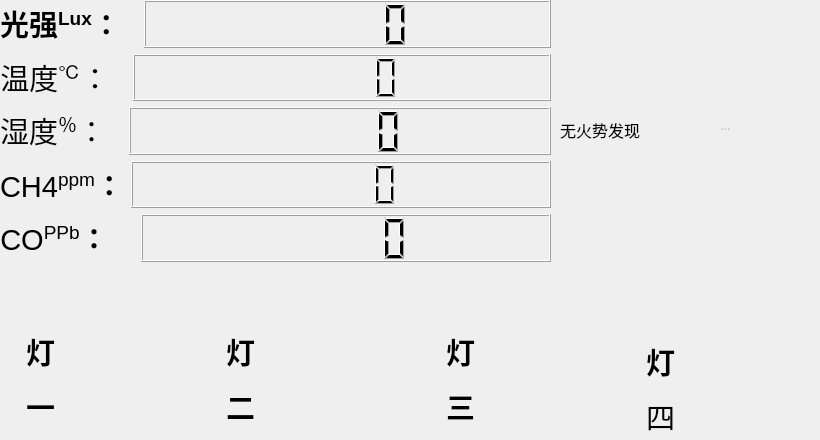
    <widget class="QWidget" name="MainWidget">
     <widget class="QLabel" name="label_fire">
      <property name="geometry">
       <rect>
        <x>560</x>
        <y>100</y>
        <width>141</width>
        <height>61</height>
       </rect>
      </property>
      <property name="sizePolicy">
       <sizepolicy hsizetype="Preferred" vsizetype="Preferred">
        <horstretch>0</horstretch>
        <verstretch>0</verstretch>
       </sizepolicy>
      </property>
      <property name="font">
       <font>
        <family>Segoe Script</family>
        <pointsize>12</pointsize>
       </font>
      </property>
      <property name="toolTip">
       <string>&lt;!DOCTYPE HTML PUBLIC &quot;-//W3C//DTD HTML 4.0//EN&quot; &quot;http://www.w3.org/TR/REC-html40/strict.dtd&quot;&gt;
&lt;html&gt;&lt;head&gt;&lt;meta name=&quot;qrichtext&quot; content=&quot;1&quot; /&gt;&lt;style type=&quot;text/css&quot;&gt;
p, li { white-space: pre-wrap; }
&lt;/style&gt;&lt;/head&gt;&lt;body style=&quot; font-family:'MS Shell Dlg 2'; font-size:8pt; font-weight:400; font-style:normal;&quot;&gt;
&lt;p style=&quot; margin-top:0px; margin-bottom:0px; margin-left:0px; margin-right:0px; -qt-block-indent:0; text-indent:0px;&quot;&gt;&lt;span style=&quot; color:#ffcd8b; background-color:#404040;&quot;&gt;By TCM&lt;/span&gt;&lt;/p&gt;&lt;/body&gt;&lt;/html&gt;</string>
      </property>
      <property name="text">
       <string>无火势发现</string>
      </property>
      <property name="textFormat">
       <enum>Qt::RichText</enum>
      </property>
      <property name="openExternalLinks">
       <bool>true</bool>
      </property>
     </widget>
     <widget class="QToolButton" name="toolButton_fire">
      <property name="enabled">
       <bool>false</bool>
      </property>
      <property name="geometry">
       <rect>
        <x>670</x>
        <y>70</y>
        <width>111</width>
        <height>111</height>
       </rect>
      </property>
      <property name="styleSheet">
       <string notr="true">border-image:url(:/images/jinbao副本.png);
border: (1px groove gray; border-radius: 5px; background-color: rgba(255, 193, 245, 0%);)</string>
      </property>
      <property name="text">
       <string>...</string>
      </property>
      <property name="toolButtonStyle">
       <enum>Qt::ToolButtonIconOnly</enum>
      </property>
     </widget>
     <widget class="QToolButton" name="toolButton_fire2">
      <property name="enabled">
       <bool>false</bool>
      </property>
      <property name="geometry">
       <rect>
        <x>660</x>
        <y>60</y>
        <width>131</width>
        <height>131</height>
       </rect>
      </property>
      <property name="styleSheet">
       <string notr="true">border-image:url(:/images/防火副本.png);
border: (1px groove gray; border-radius: 5px; background-color: rgba(255, 193, 245, 0%);)</string>
      </property>
      <property name="text">
       <string>...</string>
      </property>
      <property name="toolButtonStyle">
       <enum>Qt::ToolButtonIconOnly</enum>
      </property>
     </widget>
     <widget class="QLabel" name="Lux_Label_2">
      <property name="geometry">
       <rect>
        <x>0</x>
        <y>330</y>
        <width>81</width>
        <height>91</height>
       </rect>
      </property>
      <property name="sizePolicy">
       <sizepolicy hsizetype="Maximum" vsizetype="Preferred">
        <horstretch>0</horstretch>
        <verstretch>0</verstretch>
       </sizepolicy>
      </property>
      <property name="font">
       <font>
        <family>MS UI Gothic</family>
        <underline>false</underline>
       </font>
      </property>
      <property name="text">
       <string>&lt;html&gt;&lt;head/&gt;&lt;body&gt;&lt;p align=&quot;center&quot;&gt;&lt;span style=&quot; font-size:22pt; font-weight:600;&quot;&gt;灯&lt;/span&gt;&lt;/p&gt;&lt;p align=&quot;center&quot;&gt;&lt;span style=&quot; font-size:22pt; font-weight:600;&quot;&gt;一&lt;/span&gt;&lt;/p&gt;&lt;/body&gt;&lt;/html&gt;</string>
      </property>
     </widget>
     <widget class="QPushButton" name="pushButton_light_fire">
      <property name="geometry">
       <rect>
        <x>80</x>
        <y>310</y>
        <width>131</width>
        <height>121</height>
       </rect>
      </property>
      <property name="styleSheet">
       <string notr="true">background-image:url(:/images/08269450168fad5206c副本.png)</string>
      </property>
      <property name="locale">
       <locale language="English" country="UnitedStatesMinorOutlyingIslands"/>
      </property>
      <property name="text">
       <string/>
      </property>
      <property name="flat">
       <bool>true</bool>
      </property>
     </widget>
     <widget class="QWidget" name="layoutWidget">
      <property name="geometry">
       <rect>
        <x>0</x>
        <y>0</y>
        <width>551</width>
        <height>262</height>
       </rect>
      </property>
      <layout class="QVBoxLayout" name="verticalLayout_2">
       <item>
        <layout class="QHBoxLayout" name="horizontalLayout_3">
         <item>
          <widget class="QLabel" name="Lux_Label">
           <property name="sizePolicy">
            <sizepolicy hsizetype="Maximum" vsizetype="Preferred">
             <horstretch>0</horstretch>
             <verstretch>0</verstretch>
            </sizepolicy>
           </property>
           <property name="font">
            <font>
             <family>MS UI Gothic</family>
             <underline>false</underline>
            </font>
           </property>
           <property name="text">
            <string>&lt;html&gt;&lt;head/&gt;&lt;body&gt;&lt;p align=&quot;center&quot;&gt;&lt;span style=&quot; font-size:22pt; font-weight:600;&quot;&gt;光强&lt;/span&gt;&lt;span style=&quot; font-size:22pt; font-weight:600; vertical-align:super;&quot;&gt;Lux&lt;/span&gt;&lt;span style=&quot; font-size:22pt; font-weight:600;&quot;&gt;：&lt;/span&gt;&lt;/p&gt;&lt;/body&gt;&lt;/html&gt;</string>
           </property>
          </widget>
         </item>
         <item>
          <spacer name="horizontalSpacer">
           <property name="orientation">
            <enum>Qt::Horizontal</enum>
           </property>
           <property name="sizeType">
            <enum>QSizePolicy::Ignored</enum>
           </property>
           <property name="sizeHint" stdset="0">
            <size>
             <width>17</width>
             <height>13</height>
            </size>
           </property>
          </spacer>
         </item>
         <item>
          <widget class="QLCDNumber" name="Lux_lcdNumber">
           <property name="sizePolicy">
            <sizepolicy hsizetype="MinimumExpanding" vsizetype="Minimum">
             <horstretch>0</horstretch>
             <verstretch>0</verstretch>
            </sizepolicy>
           </property>
          </widget>
         </item>
        </layout>
       </item>
       <item>
        <layout class="QHBoxLayout" name="horizontalLayout_6">
         <item>
          <widget class="QLabel" name="label_15">
           <property name="sizePolicy">
            <sizepolicy hsizetype="Maximum" vsizetype="Maximum">
             <horstretch>0</horstretch>
             <verstretch>0</verstretch>
            </sizepolicy>
           </property>
           <property name="font">
            <font>
             <pointsize>22</pointsize>
             <weight>75</weight>
             <bold>true</bold>
            </font>
           </property>
           <property name="text">
            <string>&lt;html&gt;&lt;head/&gt;&lt;body&gt;&lt;p align=&quot;center&quot;&gt;&lt;span style=&quot; font-weight:400;&quot;&gt;温度&lt;/span&gt;&lt;span style=&quot; font-weight:400; vertical-align:super;&quot;&gt;℃&lt;/span&gt;&lt;span style=&quot; font-weight:400;&quot;&gt;：&lt;/span&gt;&lt;/p&gt;&lt;/body&gt;&lt;/html&gt;</string>
           </property>
          </widget>
         </item>
         <item>
          <spacer name="horizontalSpacer_2">
           <property name="orientation">
            <enum>Qt::Horizontal</enum>
           </property>
           <property name="sizeType">
            <enum>QSizePolicy::Fixed</enum>
           </property>
           <property name="sizeHint" stdset="0">
            <size>
             <width>17</width>
             <height>13</height>
            </size>
           </property>
          </spacer>
         </item>
         <item>
          <widget class="QLCDNumber" name="lcdNumber_Temp"/>
         </item>
        </layout>
       </item>
       <item>
        <layout class="QHBoxLayout" name="horizontalLayout_7">
         <item>
          <widget class="QLabel" name="label_16">
           <property name="sizePolicy">
            <sizepolicy hsizetype="Maximum" vsizetype="Preferred">
             <horstretch>0</horstretch>
             <verstretch>0</verstretch>
            </sizepolicy>
           </property>
           <property name="font">
            <font>
             <pointsize>22</pointsize>
             <weight>75</weight>
             <bold>true</bold>
            </font>
           </property>
           <property name="text">
            <string>&lt;html&gt;&lt;head/&gt;&lt;body&gt;&lt;p align=&quot;center&quot;&gt;&lt;span style=&quot; font-weight:400;&quot;&gt;湿度&lt;/span&gt;&lt;span style=&quot; font-weight:400; vertical-align:super;&quot;&gt;％&lt;/span&gt;&lt;span style=&quot; font-weight:400;&quot;&gt;：&lt;/span&gt;&lt;/p&gt;&lt;/body&gt;&lt;/html&gt;</string>
           </property>
          </widget>
         </item>
         <item>
          <spacer name="horizontalSpacer_3">
           <property name="orientation">
            <enum>Qt::Horizontal</enum>
           </property>
           <property name="sizeType">
            <enum>QSizePolicy::Fixed</enum>
           </property>
           <property name="sizeHint" stdset="0">
            <size>
             <width>17</width>
             <height>13</height>
            </size>
           </property>
          </spacer>
         </item>
         <item>
          <widget class="QLCDNumber" name="lcdNumber_Humidity">
           <property name="sizePolicy">
            <sizepolicy hsizetype="Preferred" vsizetype="Minimum">
             <horstretch>0</horstretch>
             <verstretch>0</verstretch>
            </sizepolicy>
           </property>
          </widget>
         </item>
        </layout>
       </item>
       <item>
        <layout class="QHBoxLayout" name="horizontalLayout_8">
         <item>
          <widget class="QLabel" name="label_17">
           <property name="sizePolicy">
            <sizepolicy hsizetype="Maximum" vsizetype="Preferred">
             <horstretch>0</horstretch>
             <verstretch>0</verstretch>
            </sizepolicy>
           </property>
           <property name="font">
            <font>
             <pointsize>22</pointsize>
             <weight>75</weight>
             <bold>true</bold>
            </font>
           </property>
           <property name="text">
            <string>&lt;html&gt;&lt;head/&gt;&lt;body&gt;&lt;p align=&quot;center&quot;&gt;&lt;span style=&quot; font-weight:400;&quot;&gt;CH4&lt;/span&gt;&lt;span style=&quot; font-weight:400; vertical-align:super;&quot;&gt;ppm&lt;/span&gt;：&lt;/p&gt;&lt;/body&gt;&lt;/html&gt;</string>
           </property>
          </widget>
         </item>
         <item>
          <spacer name="horizontalSpacer_4">
           <property name="orientation">
            <enum>Qt::Horizontal</enum>
           </property>
           <property name="sizeType">
            <enum>QSizePolicy::Fixed</enum>
           </property>
           <property name="sizeHint" stdset="0">
            <size>
             <width>1</width>
             <height>13</height>
            </size>
           </property>
          </spacer>
         </item>
         <item>
          <widget class="QLCDNumber" name="lcdNumber_MQ2"/>
         </item>
        </layout>
       </item>
       <item>
        <layout class="QHBoxLayout" name="horizontalLayout_9">
         <item>
          <widget class="QLabel" name="label_18">
           <property name="sizePolicy">
            <sizepolicy hsizetype="Maximum" vsizetype="Preferred">
             <horstretch>0</horstretch>
             <verstretch>0</verstretch>
            </sizepolicy>
           </property>
           <property name="font">
            <font>
             <pointsize>22</pointsize>
             <weight>75</weight>
             <bold>true</bold>
            </font>
           </property>
           <property name="text">
            <string>&lt;html&gt;&lt;head/&gt;&lt;body&gt;&lt;p align=&quot;center&quot;&gt;&lt;span style=&quot; font-weight:400;&quot;&gt;CO&lt;/span&gt;&lt;span style=&quot; font-weight:400; vertical-align:super;&quot;&gt;PPb&lt;/span&gt;：&lt;/p&gt;&lt;/body&gt;&lt;/html&gt;</string>
           </property>
          </widget>
         </item>
         <item>
          <spacer name="horizontalSpacer_5">
           <property name="orientation">
            <enum>Qt::Horizontal</enum>
           </property>
           <property name="sizeType">
            <enum>QSizePolicy::Fixed</enum>
           </property>
           <property name="sizeHint" stdset="0">
            <size>
             <width>26</width>
             <height>13</height>
            </size>
           </property>
          </spacer>
         </item>
         <item>
          <widget class="QLCDNumber" name="lcdNumber_MQ7"/>
         </item>
        </layout>
       </item>
      </layout>
     </widget>
     <widget class="QPushButton" name="pushButton_light_fire_2">
      <property name="geometry">
       <rect>
        <x>80</x>
        <y>310</y>
        <width>131</width>
        <height>121</height>
       </rect>
      </property>
      <property name="styleSheet">
       <string notr="true">background-image:url(:/images/08269450168fad5206c222副本.png)</string>
      </property>
      <property name="locale">
       <locale language="English" country="UnitedStatesMinorOutlyingIslands"/>
      </property>
      <property name="text">
       <string/>
      </property>
      <property name="flat">
       <bool>true</bool>
      </property>
     </widget>
     <widget class="QPushButton" name="pushButton_light_fire_3">
      <property name="geometry">
       <rect>
        <x>280</x>
        <y>310</y>
        <width>131</width>
        <height>121</height>
       </rect>
      </property>
      <property name="styleSheet">
       <string notr="true">background-image:url(:/images/08269450168fad5206c222副本.png)</string>
      </property>
      <property name="locale">
       <locale language="English" country="UnitedStatesMinorOutlyingIslands"/>
      </property>
      <property name="text">
       <string/>
      </property>
      <property name="flat">
       <bool>true</bool>
      </property>
     </widget>
     <widget class="QLabel" name="Lux_Label_3">
      <property name="geometry">
       <rect>
        <x>200</x>
        <y>330</y>
        <width>81</width>
        <height>91</height>
       </rect>
      </property>
      <property name="sizePolicy">
       <sizepolicy hsizetype="Maximum" vsizetype="Preferred">
        <horstretch>0</horstretch>
        <verstretch>0</verstretch>
       </sizepolicy>
      </property>
      <property name="font">
       <font>
        <family>MS UI Gothic</family>
        <underline>false</underline>
       </font>
      </property>
      <property name="text">
       <string>&lt;html&gt;&lt;head/&gt;&lt;body&gt;&lt;p align=&quot;center&quot;&gt;&lt;span style=&quot; font-size:22pt; font-weight:600;&quot;&gt;灯&lt;/span&gt;&lt;/p&gt;&lt;p align=&quot;center&quot;&gt;&lt;span style=&quot; font-size:22pt; font-weight:600;&quot;&gt;二&lt;/span&gt;&lt;/p&gt;&lt;/body&gt;&lt;/html&gt;</string>
      </property>
     </widget>
     <widget class="QPushButton" name="pushButton_light_fire_4">
      <property name="geometry">
       <rect>
        <x>280</x>
        <y>310</y>
        <width>131</width>
        <height>121</height>
       </rect>
      </property>
      <property name="styleSheet">
       <string notr="true">background-image:url(:/images/08269450168fad5206c副本.png)</string>
      </property>
      <property name="locale">
       <locale language="English" country="UnitedStatesMinorOutlyingIslands"/>
      </property>
      <property name="text">
       <string/>
      </property>
      <property name="flat">
       <bool>true</bool>
      </property>
     </widget>
     <widget class="QPushButton" name="pushButton_light_fire_5">
      <property name="geometry">
       <rect>
        <x>500</x>
        <y>310</y>
        <width>131</width>
        <height>121</height>
       </rect>
      </property>
      <property name="styleSheet">
       <string notr="true">background-image:url(:/images/08269450168fad5206c222副本.png)</string>
      </property>
      <property name="locale">
       <locale language="English" country="UnitedStatesMinorOutlyingIslands"/>
      </property>
      <property name="text">
       <string/>
      </property>
      <property name="flat">
       <bool>true</bool>
      </property>
     </widget>
     <widget class="QLabel" name="Lux_Label_4">
      <property name="geometry">
       <rect>
        <x>420</x>
        <y>330</y>
        <width>81</width>
        <height>91</height>
       </rect>
      </property>
      <property name="sizePolicy">
       <sizepolicy hsizetype="Maximum" vsizetype="Preferred">
        <horstretch>0</horstretch>
        <verstretch>0</verstretch>
       </sizepolicy>
      </property>
      <property name="font">
       <font>
        <family>MS UI Gothic</family>
        <underline>false</underline>
       </font>
      </property>
      <property name="text">
       <string>&lt;html&gt;&lt;head/&gt;&lt;body&gt;&lt;p align=&quot;center&quot;&gt;&lt;span style=&quot; font-size:22pt; font-weight:600;&quot;&gt;灯&lt;/span&gt;&lt;/p&gt;&lt;p align=&quot;center&quot;&gt;&lt;span style=&quot; font-size:22pt; font-weight:600;&quot;&gt;三&lt;/span&gt;&lt;/p&gt;&lt;/body&gt;&lt;/html&gt;</string>
      </property>
     </widget>
     <widget class="QPushButton" name="pushButton_light_fire_6">
      <property name="geometry">
       <rect>
        <x>500</x>
        <y>310</y>
        <width>131</width>
        <height>121</height>
       </rect>
      </property>
      <property name="styleSheet">
       <string notr="true">background-image:url(:/images/08269450168fad5206c副本.png)</string>
      </property>
      <property name="locale">
       <locale language="English" country="UnitedStatesMinorOutlyingIslands"/>
      </property>
      <property name="text">
       <string/>
      </property>
      <property name="flat">
       <bool>true</bool>
      </property>
     </widget>
     <widget class="QPushButton" name="pushButton_light_fire_7">
      <property name="geometry">
       <rect>
        <x>680</x>
        <y>310</y>
        <width>131</width>
        <height>121</height>
       </rect>
      </property>
      <property name="styleSheet">
       <string notr="true">background-image:url(:/images/08269450168fad5206c222副本.png)</string>
      </property>
      <property name="locale">
       <locale language="English" country="UnitedStatesMinorOutlyingIslands"/>
      </property>
      <property name="text">
       <string/>
      </property>
      <property name="flat">
       <bool>true</bool>
      </property>
     </widget>
     <widget class="QLabel" name="Lux_Label_5">
      <property name="geometry">
       <rect>
        <x>620</x>
        <y>340</y>
        <width>81</width>
        <height>91</height>
       </rect>
      </property>
      <property name="sizePolicy">
       <sizepolicy hsizetype="Maximum" vsizetype="Preferred">
        <horstretch>0</horstretch>
        <verstretch>0</verstretch>
       </sizepolicy>
      </property>
      <property name="font">
       <font>
        <family>MS UI Gothic</family>
        <underline>false</underline>
       </font>
      </property>
      <property name="text">
       <string>&lt;html&gt;&lt;head/&gt;&lt;body&gt;&lt;p align=&quot;center&quot;&gt;&lt;span style=&quot; font-size:22pt; font-weight:600;&quot;&gt;灯&lt;/span&gt;&lt;/p&gt;&lt;p align=&quot;center&quot;&gt;&lt;span style=&quot; font-size:22pt;&quot;&gt;四&lt;/span&gt;&lt;/p&gt;&lt;/body&gt;&lt;/html&gt;</string>
      </property>
     </widget>
     <widget class="QPushButton" name="pushButton_light_fire_8">
      <property name="geometry">
       <rect>
        <x>680</x>
        <y>310</y>
        <width>131</width>
        <height>121</height>
       </rect>
      </property>
      <property name="styleSheet">
       <string notr="true">background-image:url(:/images/08269450168fad5206c副本.png)</string>
      </property>
      <property name="locale">
       <locale language="English" country="UnitedStatesMinorOutlyingIslands"/>
      </property>
      <property name="text">
       <string/>
      </property>
      <property name="flat">
       <bool>true</bool>
      </property>
     </widget>
    </widget>
